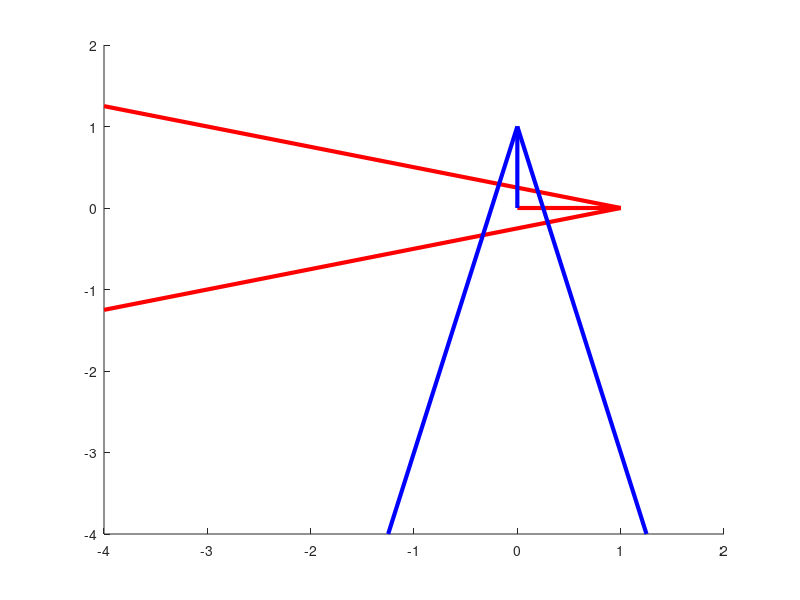

Write the MATLAB code that produced this figure.
function drawOrdinates(varargin)
% drawOrdinates - simple function to draw arrows representing the basis
% vectors of any R3 coordinate system
%
% Syntax:  drawOrdinates
%          drawOrdinates(ord, ori)
%          drawOrdinates(ord, ori, ...)
%
% this is a simple function to draw 3 vectors representing the axes of a
% coordinate system
% All this really does is prepare the inputs to pass them into the built-in
% quiver3 function. I was just tired of typing it out all the time.
%
%
% Inputs:
%    ord - ordinates; 3x3 matrix, each column represents one axis as a 1x3
%       vector. default  x, y, z unit vectors at the origin ([1, 0, 0; 0, 1, 0; 0, 0, 1])
%    ori - origin; 1x3 matrix specifing the coordinates at which to draw;
%       default [0, 0, 0]
% Optional Name-Value pairs      
%    scale - scalar; factor by which to scale the length of each arrow;
%       default=0
%    weight - scalar; defines lineweight and arrow head size; default=3
%    colors - 1x3 list of strings defining colors for each vector;
%       default=['r', 'b', 'g']);
%       alternative: 3x3 matrix, where each row defienes one arrow color as
%       an RGB triplet
%
% Outputs:
%    no outputs need to be specified
%
% Example 1: 
%    %  calling the function without specifying any input will draw 3 unit
%    %  vectors alon the x, y, and z axis at the origin
%    drawOrdinates
%
% Example 2: 
%     % vec=[3, 4, 5];              % start with a random vector
%     % vec=vec/norm(vec);          % normalize
%     % ord=null(vec);              % use null(x) to find 2 orthonormal vectors
%     % ord=horzcat(vec', ord);     % concatenate matrix of orthonormal basis vectors
%     % 
%     % % draw new ordinates with default settinngs at the origin
%     % drawOrdinates(ord);         
%     % axis equal
%     % 
%     % % draw new ordinates centered at [2, 10, 3] with a changed appearence
%     % drawOrdinates(ord, [2, 10, 3], 'weight', 5, 'scale', 5, 'colors', [0 0 1; 0 0 1; 0 0 1]);
%     % axis equal
%
% Other m-files required: none
% Subfunctions: none
% MAT-files required: none
%
% Author: J. Benjamin Kacerovsky
% Centre for Research in Neuroscience, McGill University
% email: johannes.kacerovsky@mail.mcgill.ca
% January 2020; Last revision: 7 January 2020
%------------- BEGIN CODE --------------
p=inputParser;
p.CaseSensitive=false;
addOptional(p, 'ord', [1, 0, 0; 0, 1, 0; 0, 0, 1]);
addOptional(p, 'ori', [0, 0, 0]);
addParameter(p, 'scale', 0);
addParameter(p, 'weight', 3);
addParameter(p, 'colors', ['r', 'b', 'g']);
parse(p, varargin{:});
ord=p.Results.ord;
ori=p.Results.ori;
scale=p.Results.scale;
weight=p.Results.weight;
colors=p.Results.colors;
if isnumeric(colors)
    colors=colors';
end
hold on
quiver3(ori(1), ori(2), ori(3), ord(1, 1), ord(2, 1), ord(3, 1), scale, 'Color', colors(:, 1), 'LineWidth', weight, 'MaxHeadSize', weight);
quiver3(ori(1), ori(2), ori(3), ord(1, 2), ord(2, 2), ord(3, 2), scale, 'Color', colors(:, 2), 'LineWidth', weight, 'MaxHeadSize', weight);
quiver3(ori(1), ori(2), ori(3), ord(1, 3), ord(2, 3), ord(3, 3), scale, 'Color', colors(:, 3), 'LineWidth', weight, 'MaxHeadSize', weight);
%------------- END OF CODE --------------